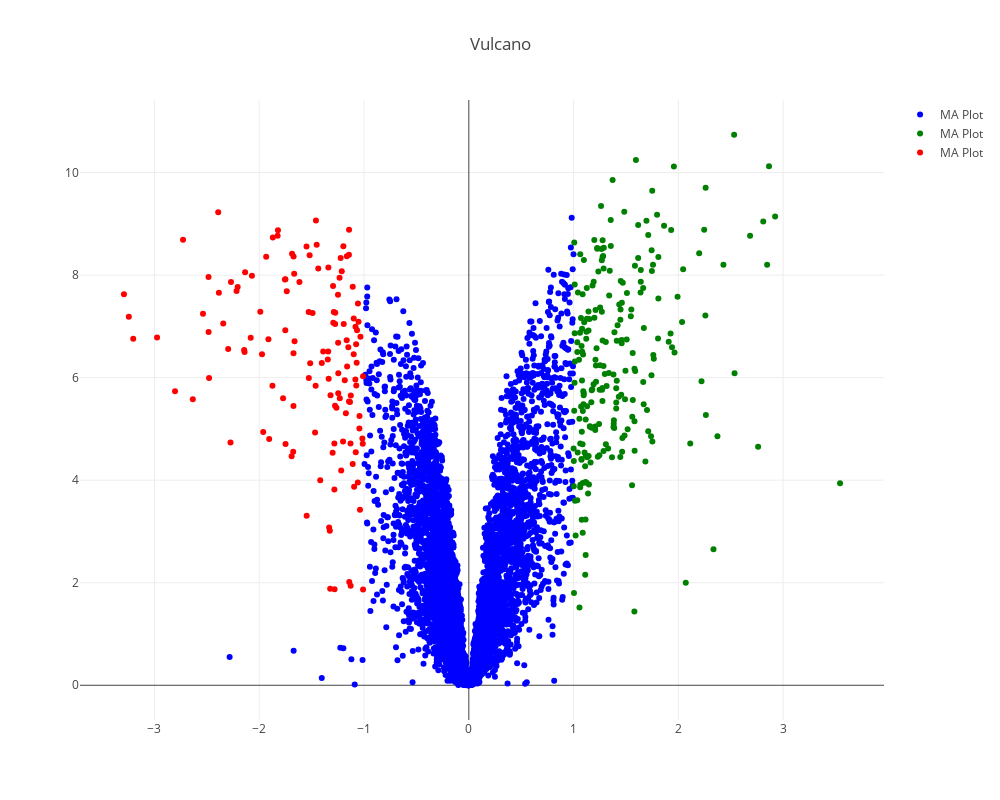

Notebook cell for this chart:
### Code cell
from plotly.offline import init_notebook_mode, iplot
import plotly.graph_objs as go
init_notebook_mode(connected=True)
#interactive plot 'logFC',y='log10p'
trace_1 = go.Scatter(
    x=the_rest.logFC,
    y=the_rest.log10p,
    mode='markers',
    name='MA Plot',
    #text = [a + ' ' +b for a,b in zip(temp.index.values, temp.Gene_desc)],
    #hoverinfo = 'text',
    marker=dict(
        #size=16,
        color = 'blue'#np.log10(temp.Score), #set color equal to a variable
        #colorscale='Bluered',
        #showscale=True
    )
)

trace_2 = go.Scatter(
    x=up_control.logFC,
    y=up_control.log10p,
    mode='markers',
    name='MA Plot',
    text = up_control.genes,
    hoverinfo = 'text',
    marker=dict(
        #size=16,
        color = 'green'#np.log10(temp.Score), #set color equal to a variable
        #colorscale='Bluered',
        #showscale=True
    )
)

trace_3 = go.Scatter(
    x=up_senescent.logFC,
    y=up_senescent.log10p,
    mode='markers',
    name='MA Plot',
    text = up_control.genes,
    hoverinfo = 'text',
    marker=dict(
        #size=16,
        color = 'red'#np.log10(temp.Score), #set color equal to a variable
        #colorscale='Bluered',
        #showscale=True
    )
)

'''

annot_1 = go.Scatter(
    x=[temp.signal_perc.loc['Tb927.3.2610']],
    y=[temp.signal_logfc.loc['Tb927.3.2610']],
    mode='markers+text',
    name='Tb927.3.2610',
    text=['Bait'],
    textposition='bottom center'
)
'''

layout = dict(title='Vulcano',
             width=1000,
             height=800)


fig = go.Figure(data=[trace_1,trace_2,trace_3], 
                layout=layout)
iplot(fig, filename='test')

### Figure 1 — Plotly figure (JSON) as saved in the notebook; plotly's stock layout.template omitted (floating-point values rounded to 4 significant figures; data arrays with more than 128 entries replaced by an {"elided": "..."} marker saying what was removed)
{"data": [{"marker": {"color": "blue"}, "mode": "markers", "name": "MA Plot", "type": "scatter", "uid": "da1f538a-8b50-4b54-941c-20eb0771ab9e", "x": {"elided": "6257 float values"}, "y": {"elided": "6257 float values"}}, {"hoverinfo": "text", "marker": {"color": "green"}, "mode": "markers", "name": "MA Plot", "text": {"elided": "225 str values"}, "type": "scatter", "uid": "c0ffcf80-0ed9-49f5-8bed-ff4966e12371", "x": {"elided": "225 float values"}, "y": {"elided": "225 float values"}}, {"hoverinfo": "text", "marker": {"color": "red"}, "mode": "markers", "name": "MA Plot", "text": {"elided": "225 str values"}, "type": "scatter", "uid": "fb9d6782-60eb-4bb5-a40a-a801e3c3d093", "x": {"elided": "132 float values"}, "y": {"elided": "132 float values"}}], "layout": {"height": 800, "title": {"text": "Vulcano"}, "width": 1000}}
